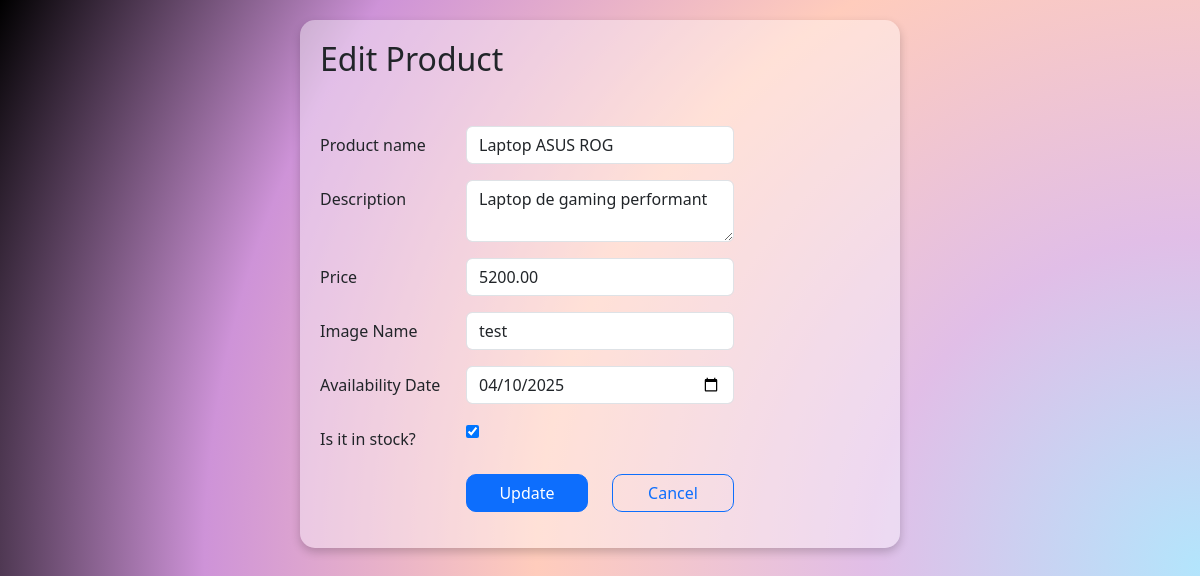
The page /edit.php?id=1 on the database its author committed.
### tables this page shows
CREATE TABLE IF NOT EXISTS products (
                                        id INT AUTO_INCREMENT PRIMARY KEY,
                                        name VARCHAR(50) NOT NULL,
    description TEXT,
    price DECIMAL(10,2) NOT NULL,
    image VARCHAR(255),
    availability_date DATE,
    in_stock TINYINT(1) NOT NULL DEFAULT 1
    );

### public/edit.php (called while the page is built, shortened)
<?php
require '../includes/header.php';
require '../config/database.php';
$config = require "../config/config.php";
$db = new Database($config['database']);
$id = (int)$_GET['id'];
$product = $db->query("SELECT * FROM products WHERE id = :id", ["id" => $id])->find();
$name = $product['name'];
$description = $product['description'];
$price = $product['price'];
$image = $product['image'];
$availability_date = $product['availability_date'];
$in_stock = $product['in_stock'];
require '../views/edit.view.php';

### config/config.php (called while the page is built)
<?php
return [
    'database' => [
        'host' => 'localhost',
        'port' => '3306',
        'dbname' => 'myproject',
        'charset' => 'utf8mb4'
    ],
];

### config/database.php (called while the page is built, shortened)
<?php
class Database{
    public $connection;
    public $statement;
    public function __construct($config, $username = 'root', $password = ''){
        $dsn = "mysql:" . http_build_query($config,"",";");
        $this->connection = new PDO($dsn, $username, $password, [
            PDO::ATTR_DEFAULT_FETCH_MODE=>PDO::FETCH_ASSOC
        ]);
    }
    public function query($query, $params = []){
        $this->statement = $this->connection->prepare($query);
        $this->statement -> execute($params);
        return $this;
    }
    public function find(){
        return $this->statement->fetch();
    }
}

### views/edit.view.php (the view, shortened to what this page needs)
<?php
require '../includes/header.php';
?>
    <div class="container">
        <div class="form-container">
            <h2 class="mb-5">Edit Product</h2>
            <form method="post">
                <div class="row mb-3">
                    <label class="col-sm-3 col-form-label">Product name</label>
                    <div class="col-sm-6">
                        <input type="text" class="form-control" name="name" value="<?= htmlspecialchars($name) ?>">
                    </div>
                </div>
                <div class="row mb-3">
                    <label class="col-sm-3 col-form-label">Description</label>
                    <div class="col-sm-6">
                        <textarea class="form-control" name="description"><?= htmlspecialchars($description) ?></textarea>
                    </div>
                </div>
                <div class="row mb-3">
                    <label class="col-sm-3 col-form-label">Price</label>
                    <div class="col-sm-6">
                        <input type="number" step="0.01" class="form-control" name="price" value="<?= htmlspecialchars($price) ?>">
                    </div>
                </div>
                <div class="row mb-3">
                    <label class="col-sm-3 col-form-label">Image Name</label>
                    <div class="col-sm-6">
                        <input type="text" class="form-control" name="image" value="<?= htmlspecialchars($image) ?>">
                    </div>
                </div>
                <div class="row mb-3">
                    <label class="col-sm-3 col-form-label">Availability Date</label>
                    <div class="col-sm-6">
                        <input type="date" class="form-control" name="availability_date" value="<?= htmlspecialchars($availability_date) ?>">
                    </div>
                </div>
                <div class="row mb-3">
                    <label class="col-sm-3 col-form-label">Is it in stock?</label>
                    <div class="col-sm-6">
                        <input type="checkbox" name="in_stock" <?= $in_stock ? 'checked' : '' ?>>
                    </div>
                </div>
                <div class="row mb-3">
                    <div class="offset-sm-3 col-sm-3 d-grid">
                        <button type="submit" class="btn btn-primary">Update</button>
                    </div>
                    <div class="col-sm-3 d-grid">
                        <a href="./index.php" class="btn btn-outline-primary" role="button">Cancel</a>
                    </div>
                </div>
            </form>
        </div>
    </div>
<?php
require '../includes/footer.php';

### public/css/style.css (style rules this page uses)
.form-container { background: rgba(255, 255, 255, 0.4); border-radius: 15px; padding: 20px; box-shadow: 0 4px 10px rgba(0, 0, 0, 0.2); max-width: 600px; margin: 20px auto; }
.form-container .row { margin-bottom: 15px; }
.btn-primary, .btn-outline-primary { border-radius: 10px; }
body { background: radial-gradient(circle, #b3e5fc, #e1bee7, #ffccbc, #ce93d8, #000); background-size: 200% 200%; animation: gradientAnimation 10s ease-in-out infinite; }

### rows shown on the page
products: name "Laptop ASUS ROG", description "Laptop de gaming performant", price "5200.00", image "test", availability_date "04/10/2025", in_stock "☑"
